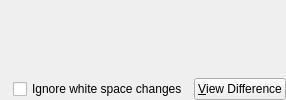
<?xml version="1.0" encoding="UTF-8"?>
<ui version="4.0" >
 <class>ModOnHdWidget</class>
 <widget class="QWidget" name="ModOnHdWidget" >
  <layout class="QGridLayout" >
   <property name="margin" >
    <number>0</number>
   </property>
   <item rowspan="2" row="0" column="0" >
    <widget class="QLabel" name="lblIcon" />
   </item>
   <item row="1" column="1" >
    <widget class="QCheckBox" name="chkIgnoreWhiteSpaces" >
     <property name="sizePolicy" >
      <sizepolicy>
       <hsizetype>7</hsizetype>
       <vsizetype>0</vsizetype>
       <horstretch>0</horstretch>
       <verstretch>0</verstretch>
      </sizepolicy>
     </property>
     <property name="text" >
      <string>Ignore white space changes</string>
     </property>
    </widget>
   </item>
   <item row="1" column="2" >
    <widget class="QPushButton" name="btnDiff" >
     <property name="whatsThis" >
      <string>Calculates the difference between the editor contents and the disk file using diff(1).</string>
     </property>
     <property name="text" >
      <string>&amp;View Difference</string>
     </property>
    </widget>
   </item>
   <item row="0" column="1" colspan="2" >
    <widget class="QLabel" name="lblText" />
   </item>
  </layout>
 </widget>
 <connections/>
</ui>
